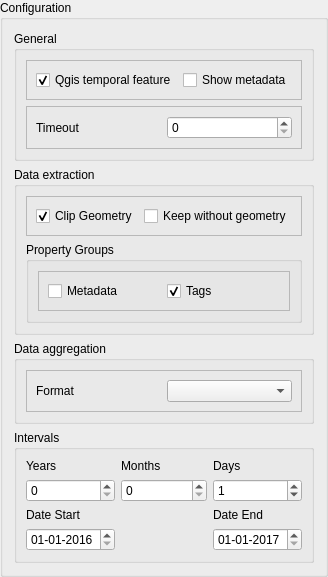
    <widget class="QgsCollapsibleGroupBox" name="configuration_group_box">
     <property name="enabled">
      <bool>true</bool>
     </property>
     <property name="sizePolicy">
      <sizepolicy hsizetype="Preferred" vsizetype="Fixed">
       <horstretch>0</horstretch>
       <verstretch>0</verstretch>
      </sizepolicy>
     </property>
     <property name="maximumSize">
      <size>
       <width>16777215</width>
       <height>16777215</height>
      </size>
     </property>
     <property name="autoFillBackground">
      <bool>false</bool>
     </property>
     <property name="title">
      <string>Configuration</string>
     </property>
     <property name="flat">
      <bool>true</bool>
     </property>
     <property name="checkable">
      <bool>false</bool>
     </property>
     <property name="checked">
      <bool>false</bool>
     </property>
     <property name="collapsed">
      <bool>false</bool>
     </property>
     <property name="scrollOnExpand">
      <bool>false</bool>
     </property>
     <property name="saveCollapsedState">
      <bool>false</bool>
     </property>
     <layout class="QVBoxLayout" name="verticalLayout_4">
      <item>
       <widget class="QgsCollapsibleGroupBox" name="general_options_group">
        <property name="title">
         <string>General</string>
        </property>
        <property name="collapsed">
         <bool>false</bool>
        </property>
        <layout class="QVBoxLayout" name="verticalLayout_3">
         <item>
          <widget class="QFrame" name="frame_6">
           <property name="frameShape">
            <enum>QFrame::StyledPanel</enum>
           </property>
           <property name="frameShadow">
            <enum>QFrame::Raised</enum>
           </property>
           <layout class="QHBoxLayout" name="horizontalLayout_12">
            <item>
             <widget class="QCheckBox" name="check_activate_temporal">
              <property name="toolTip">
               <string>Automatically enable the temporal feature for new layers.</string>
              </property>
              <property name="text">
               <string>Qgis temporal feature</string>
              </property>
              <property name="checked">
               <bool>true</bool>
              </property>
             </widget>
            </item>
            <item>
             <widget class="QCheckBox" name="check_show_metadata">
              <property name="enabled">
               <bool>true</bool>
              </property>
              <property name="toolTip">
               <string>&lt;html&gt;&lt;head/&gt;&lt;body&gt;&lt;p&gt;Include metadata into the query response. Depending on the request of the request this can increase the response data size significantly.&lt;/p&gt;&lt;/body&gt;&lt;/html&gt;</string>
              </property>
              <property name="text">
               <string>Show metadata</string>
              </property>
              <property name="checked">
               <bool>false</bool>
              </property>
             </widget>
            </item>
           </layout>
          </widget>
         </item>
         <item>
          <widget class="QFrame" name="frame_5">
           <property name="frameShape">
            <enum>QFrame::StyledPanel</enum>
           </property>
           <property name="frameShadow">
            <enum>QFrame::Raised</enum>
           </property>
           <layout class="QHBoxLayout" name="horizontalLayout_10">
            <item>
             <widget class="QLabel" name="timeout_label">
              <property name="toolTip">
               <string>&lt;html&gt;&lt;head/&gt;&lt;body&gt;&lt;p&gt;Apply a request &lt;span style=&quot; text-decoration: underline;&quot;&gt;timeout in seconds&lt;/span&gt; after that the Ohsome API should terminate the request.&lt;/p&gt;&lt;p&gt;For the public API of Ohsome the maximum value is 100. For private instances there is no maximum.&lt;/p&gt;&lt;/body&gt;&lt;/html&gt;</string>
              </property>
              <property name="text">
               <string>Timeout</string>
              </property>
             </widget>
            </item>
            <item>
             <widget class="QSpinBox" name="timeout_input">
              <property name="toolTip">
               <string>&lt;html&gt;&lt;head/&gt;&lt;body&gt;&lt;p&gt;Apply a request &lt;span style=&quot; text-decoration: underline;&quot;&gt;timeout in seconds&lt;/span&gt; after that the Ohsome API should terminate the request. If the value 0 is set, the server side timeout is used, which can be up to 600 seconds.&lt;/p&gt;&lt;p&gt;For the public API of Ohsome the maximum manual timeout value is 100. For private instances there is no maximum.&lt;/p&gt;&lt;/body&gt;&lt;/html&gt;</string>
              </property>
              <property name="accessibleDescription">
               <string/>
              </property>
              <property name="minimum">
               <number>0</number>
              </property>
              <property name="maximum">
               <number>9999999</number>
              </property>
              <property name="value">
               <number>0</number>
              </property>
             </widget>
            </item>
           </layout>
          </widget>
         </item>
        </layout>
       </widget>
      </item>
      <item>
       <widget class="QgsCollapsibleGroupBox" name="property_groups_box">
        <property name="toolTip">
         <string>&lt;html&gt;&lt;head/&gt;&lt;body&gt;&lt;p&gt;List of possible property-groups added to each OSM-element.&lt;/p&gt;&lt;p&gt;Only available for data extraction.&lt;/p&gt;&lt;/body&gt;&lt;/html&gt;</string>
        </property>
        <property name="title">
         <string>Data extraction</string>
        </property>
        <property name="flat">
         <bool>true</bool>
        </property>
        <property name="collapsed">
         <bool>false</bool>
        </property>
        <layout class="QVBoxLayout" name="verticalLayout_6">
         <item>
          <widget class="QFrame" name="frame_7">
           <property name="frameShape">
            <enum>QFrame::StyledPanel</enum>
           </property>
           <property name="frameShadow">
            <enum>QFrame::Raised</enum>
           </property>
           <layout class="QHBoxLayout" name="horizontalLayout">
            <item>
             <widget class="QCheckBox" name="check_clip_geometry">
              <property name="enabled">
               <bool>true</bool>
              </property>
              <property name="toolTip">
               <string>&lt;html&gt;&lt;head/&gt;&lt;body&gt;&lt;p&gt;Specify whether the returned geometries of the features should be clipped to the query’s spatial boundary.&lt;/p&gt;&lt;p&gt;&lt;span style=&quot; text-decoration: underline;&quot;&gt;Ony available for the data extraction endpoints&lt;/span&gt;.&lt;/p&gt;&lt;/body&gt;&lt;/html&gt;</string>
              </property>
              <property name="text">
               <string>Clip Geometry</string>
              </property>
              <property name="checked">
               <bool>true</bool>
              </property>
             </widget>
            </item>
            <item>
             <widget class="QCheckBox" name="check_keep_geometryless">
              <property name="enabled">
               <bool>true</bool>
              </property>
              <property name="toolTip">
               <string>&lt;html&gt;&lt;head/&gt;&lt;body&gt;&lt;p&gt;Some results don't contain geometries but metadata.&lt;/p&gt;&lt;p&gt;Decide if you wan't to keep them or only return ones with geometries.&lt;/p&gt;&lt;p&gt;If checked, the geometry less features will be stored separately.&lt;/p&gt;&lt;/body&gt;&lt;/html&gt;</string>
              </property>
              <property name="text">
               <string>Keep without geometry</string>
              </property>
              <property name="checked">
               <bool>false</bool>
              </property>
             </widget>
            </item>
           </layout>
          </widget>
         </item>
         <item>
          <widget class="QGroupBox" name="property_groups_groupbox">
           <property name="title">
            <string>Property Groups</string>
           </property>
           <property name="flat">
            <bool>false</bool>
           </property>
           <property name="checkable">
            <bool>false</bool>
           </property>
           <layout class="QVBoxLayout" name="verticalLayout_7">
            <item>
             <widget class="QFrame" name="frame_4">
              <property name="frameShape">
               <enum>QFrame::StyledPanel</enum>
              </property>
              <property name="frameShadow">
               <enum>QFrame::Raised</enum>
              </property>
              <layout class="QHBoxLayout" name="horizontalLayout_2">
               <item>
                <widget class="QCheckBox" name="property_groups_check_metadata">
                 <property name="text">
                  <string>Metadata</string>
                 </property>
                </widget>
               </item>
               <item>
                <widget class="QCheckBox" name="property_groups_check_tags">
                 <property name="text">
                  <string>Tags</string>
                 </property>
                 <property name="checked">
                  <bool>true</bool>
                 </property>
                </widget>
               </item>
              </layout>
             </widget>
            </item>
           </layout>
          </widget>
         </item>
        </layout>
       </widget>
      </item>
      <item>
       <widget class="QgsCollapsibleGroupBox" name="data_aggregation_group">
        <property name="title">
         <string>Data aggregation</string>
        </property>
        <property name="collapsed">
         <bool>true</bool>
        </property>
        <layout class="QVBoxLayout" name="verticalLayout_9">
         <item>
          <widget class="QFrame" name="frame">
           <property name="frameShape">
            <enum>QFrame::StyledPanel</enum>
           </property>
           <property name="frameShadow">
            <enum>QFrame::Raised</enum>
           </property>
           <layout class="QHBoxLayout" name="horizontalLayout_9">
            <item>
             <widget class="QLabel" name="label">
              <property name="text">
               <string>Format</string>
              </property>
             </widget>
            </item>
            <item>
             <widget class="QComboBox" name="data_aggregation_format"/>
            </item>
           </layout>
          </widget>
         </item>
        </layout>
       </widget>
      </item>
      <item>
       <widget class="QgsCollapsibleGroupBox" name="intervals_group">
        <property name="title">
         <string>Intervals</string>
        </property>
        <property name="flat">
         <bool>true</bool>
        </property>
        <property name="collapsed">
         <bool>true</bool>
        </property>
        <property name="saveCollapsedState">
         <bool>false</bool>
        </property>
        <layout class="QGridLayout" name="gridLayout_10">
         <item row="5" column="1">
          <widget class="QDateEdit" name="date_start">
           <property name="toolTip">
            <string>&lt;html&gt;&lt;head/&gt;&lt;body&gt;&lt;p&gt;Enter your start date. &lt;/p&gt;&lt;p&gt;&lt;br/&gt;&lt;/p&gt;&lt;p&gt;All &lt;span style=&quot; text-decoration: underline;&quot;&gt;dates from the &lt;/span&gt;&lt;span style=&quot; font-weight:600; text-decoration: underline;&quot;&gt;8th&lt;/span&gt;&lt;span style=&quot; text-decoration: underline;&quot;&gt; of Oktober 2007&lt;/span&gt; are valid.&lt;/p&gt;&lt;/body&gt;&lt;/html&gt;</string>
           </property>
           <property name="dateTime">
            <datetime>
             <hour>0</hour>
             <minute>0</minute>
             <second>0</second>
             <year>2016</year>
             <month>1</month>
             <day>1</day>
            </datetime>
           </property>
           <property name="minimumDateTime">
            <datetime>
             <hour>0</hour>
             <minute>0</minute>
             <second>0</second>
             <year>2007</year>
             <month>10</month>
             <day>8</day>
            </datetime>
           </property>
           <property name="maximumDate">
            <date>
             <year>2050</year>
             <month>12</month>
             <day>31</day>
            </date>
           </property>
           <property name="minimumDate">
            <date>
             <year>2007</year>
             <month>10</month>
             <day>8</day>
            </date>
           </property>
           <property name="displayFormat">
            <string>dd-MM-yyyy</string>
           </property>
           <property name="timeSpec">
            <enum>Qt::LocalTime</enum>
           </property>
          </widget>
         </item>
         <item row="3" column="2">
          <widget class="QSpinBox" name="interval_months">
           <property name="toolTip">
            <string>&lt;html&gt;&lt;head/&gt;&lt;body&gt;&lt;p&gt;Run the query every x months. Adjust the time frame accordingly.&lt;/p&gt;&lt;p&gt;&lt;br/&gt;&lt;/p&gt;&lt;p&gt;Only available for the data aggregation endpoints.&lt;/p&gt;&lt;/body&gt;&lt;/html&gt;</string>
           </property>
           <property name="maximum">
            <number>12</number>
           </property>
          </widget>
         </item>
         <item row="2" column="2">
          <widget class="QLabel" name="label_months">
           <property name="toolTip">
            <string/>
           </property>
           <property name="text">
            <string>Months</string>
           </property>
          </widget>
         </item>
         <item row="2" column="1">
          <widget class="QLabel" name="label_years">
           <property name="toolTip">
            <string/>
           </property>
           <property name="text">
            <string>Years</string>
           </property>
          </widget>
         </item>
         <item row="3" column="4">
          <widget class="QSpinBox" name="interval_days">
           <property name="toolTip">
            <string>&lt;html&gt;&lt;head/&gt;&lt;body&gt;&lt;p&gt;Run the query every x days. Adjust the time frame accordingly.&lt;/p&gt;&lt;p&gt;&lt;br/&gt;&lt;/p&gt;&lt;p&gt;Only available for the data aggregation endpoints.&lt;/p&gt;&lt;/body&gt;&lt;/html&gt;</string>
           </property>
           <property name="maximum">
            <number>31</number>
           </property>
           <property name="value">
            <number>1</number>
           </property>
          </widget>
         </item>
         <item row="4" column="4">
          <widget class="QLabel" name="date_end_label">
           <property name="text">
            <string>Date End</string>
           </property>
           <property name="buddy">
            <cstring></cstring>
           </property>
          </widget>
         </item>
         <item row="4" column="1">
          <widget class="QLabel" name="date_start_label">
           <property name="text">
            <string>Date Start</string>
           </property>
          </widget>
         </item>
         <item row="2" column="4">
          <widget class="QLabel" name="label_days">
           <property name="toolTip">
            <string/>
           </property>
           <property name="text">
            <string>Days</string>
           </property>
          </widget>
         </item>
         <item row="5" column="4">
          <widget class="QDateEdit" name="date_end">
           <property name="toolTip">
            <string>&lt;html&gt;&lt;head/&gt;&lt;body&gt;&lt;p&gt;Enter your end date. &lt;/p&gt;&lt;p&gt;&lt;br/&gt;&lt;/p&gt;&lt;p&gt;All &lt;span style=&quot; text-decoration: underline;&quot;&gt;dates from the &lt;/span&gt;&lt;span style=&quot; font-weight:600; text-decoration: underline;&quot;&gt;9th&lt;/span&gt;&lt;span style=&quot; text-decoration: underline;&quot;&gt; of Oktober 2007&lt;/span&gt; are valid.&lt;/p&gt;&lt;/body&gt;&lt;/html&gt;</string>
           </property>
           <property name="dateTime">
            <datetime>
             <hour>0</hour>
             <minute>0</minute>
             <second>0</second>
             <year>2017</year>
             <month>1</month>
             <day>1</day>
            </datetime>
           </property>
           <property name="minimumDateTime">
            <datetime>
             <hour>0</hour>
             <minute>0</minute>
             <second>0</second>
             <year>2007</year>
             <month>10</month>
             <day>9</day>
            </datetime>
           </property>
           <property name="minimumDate">
            <date>
             <year>2007</year>
             <month>10</month>
             <day>9</day>
            </date>
           </property>
           <property name="displayFormat">
            <string>dd-MM-yyyy</string>
           </property>
          </widget>
         </item>
         <item row="3" column="1">
          <widget class="QSpinBox" name="interval_years">
           <property name="toolTip">
            <string>&lt;html&gt;&lt;head/&gt;&lt;body&gt;&lt;p&gt;Run the query every &lt;span style=&quot; text-decoration: underline;&quot;&gt;x&lt;/span&gt; years. Adjust the time frame accordingly.&lt;/p&gt;&lt;p&gt;Only available for the data aggregation endpoints.&lt;/p&gt;&lt;/body&gt;&lt;/html&gt;</string>
           </property>
           <property name="accessibleDescription">
            <string/>
           </property>
           <property name="maximum">
            <number>99</number>
           </property>
           <property name="value">
            <number>0</number>
           </property>
          </widget>
         </item>
        </layout>
       </widget>
      </item>
     </layout>
    </widget>
